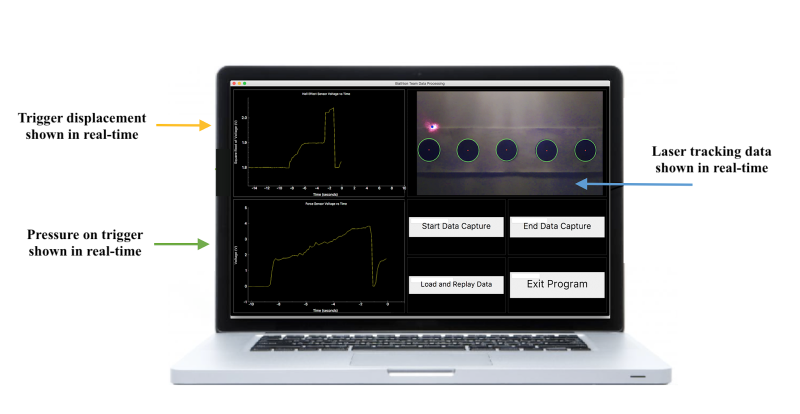
#> input picture assets/gui.png, 1600 x 827 px (shown at 1/2 size); its folder holds only this picture in this run
$ python -i processframe.py   (imports and definitions only)
#> lines starting #> are read from the running program, lines starting #| are printed output that depends on the picture; after the words box and inside, x2 and y2 are one past the last pixel; in counts of white or black regions, pixels touching at a corner belong together
#> further down, picture is the input picture: shape (827, 1600, 3); mean B, G, R 179.2, 178.3, 178.1
import cv2
import math
import numpy as np
# use this value to compute a good radius for the function
# global startRadius
# startRadius = 50

class ProcessFrame:
	def __init__(self):
		# [15 lines of commented-out code are left out]
		pass

	# finds target locations
	# [70 lines left out: functions find_targets, adjustHough, not called in this run]
		# if the distance change is less than 2%, we have the right values and can move on

	# finds laser point location
	def find_laser(self, frame):
		# Takes a cv2.imread image and returns the cartesian coordinate pair of a
		# red laser dot in the image
		# https://github.com/bradmontgomery/python-laser-tracker
		# https://docs.opencv.org/3.4.0/d7/d4d/tutorial_py_thresholding.html
		# https://www.pyimagesearch.com/2015/09/14/ball-tracking-with-opencv/

		# Convert image to HSV and split into three channels
		hsv_img = cv2.cvtColor(frame, cv2.COLOR_BGR2HSV)
#> hsv_img: shape (827, 1600, 3); mean H, S, V 20.3, 7, 179.9
		h, s, v = cv2.split(hsv_img)
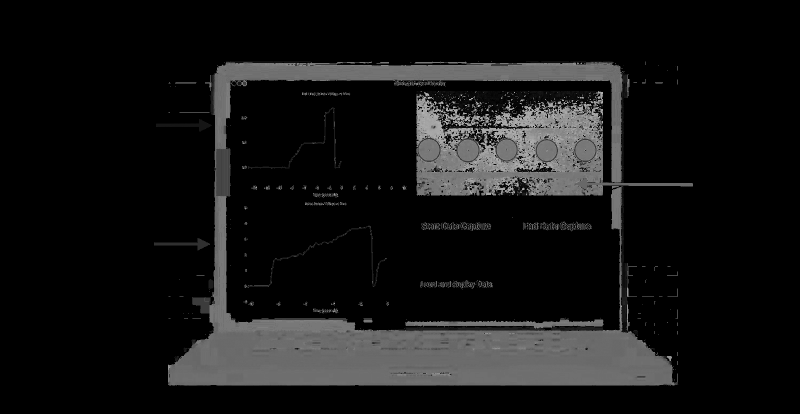
#> h: shape (827, 1600) (shown at 1/2 size); min 0, max 179, mean 20.3
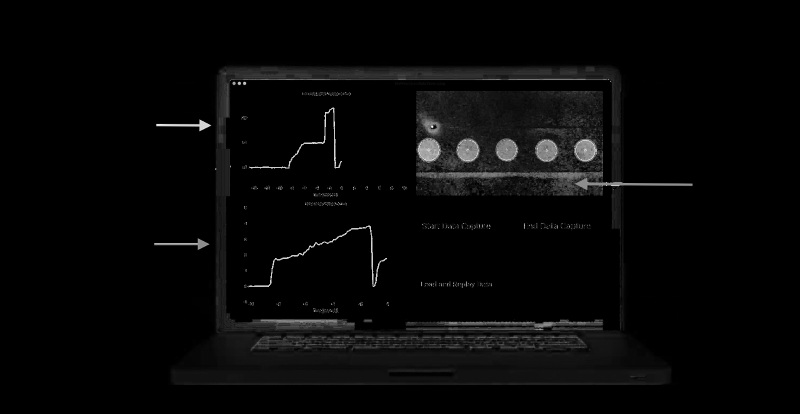
#> s: shape (827, 1600) (shown at 1/2 size); min 0, max 255, mean 7

		# Define HSV threshold values
		hue_min = 0
		hue_max = 300

		sat_min = 0
		sat_max = 255

		val_min = 255
		val_max = 255

		# Threshold the three channels
		# cv2.THRESH_BINARY for regular binary
		# cv2.ADAPTIVE_THRESH_MEAN_C, cv2.ADAPTIVE_THRESH_GAUSSIAN_C different types of adaptive
		ret, binary_h = cv2.threshold(h, hue_min, hue_max, cv2.ADAPTIVE_THRESH_GAUSSIAN_C)
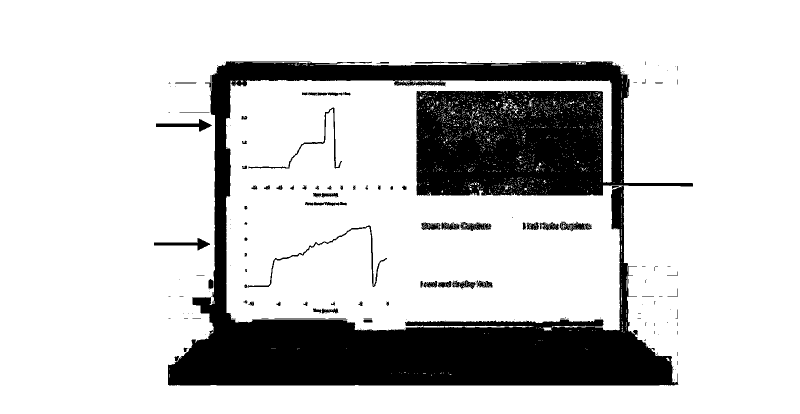
#> binary_h: shape (827, 1600) (shown at 1/2 size); 80.5% white; 209 black regions (136 under 20 px), largest, box (x1, y1, x2, y2) and area: (336, 122, 1386, 771) 245347, (495, 451, 774, 575) 1361, (496, 215, 684, 337) 1049
#> ret = 0
		ret, binary_s = cv2.threshold(s, sat_min, sat_max, cv2.ADAPTIVE_THRESH_GAUSSIAN_C)
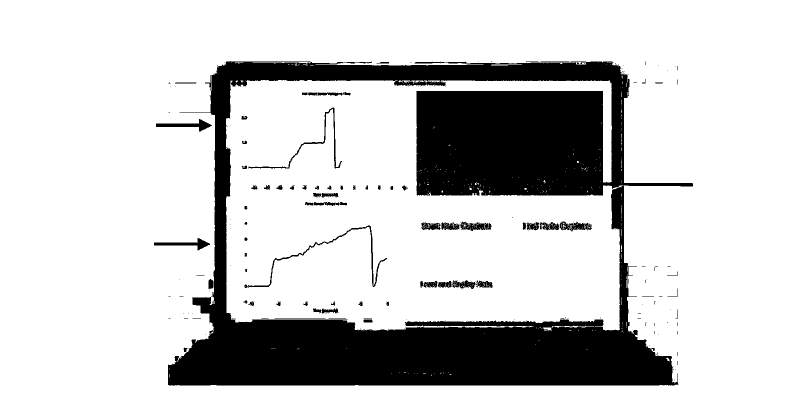
#> binary_s: shape (827, 1600) (shown at 1/2 size); 80.2% white; 187 black regions (120 under 20 px), largest, box (x1, y1, x2, y2) and area: (336, 122, 1386, 771) 250104, (489, 451, 774, 576) 1394, (496, 215, 684, 337) 1049
		ret, binary_v = cv2.threshold(v, val_min, val_max, cv2.ADAPTIVE_THRESH_GAUSSIAN_C)
#> binary_v: shape (827, 1600); every value is 255
#> ret = 255

		# Bitwise and the three channels so only the laser is left
		laser = cv2.bitwise_and(h, s)
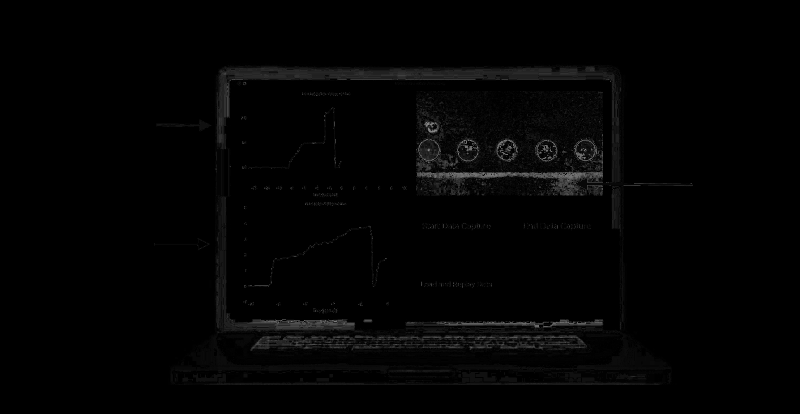
#> laser: shape (827, 1600) (shown at 1/2 size); min 0, max 176, mean 3.2
		laser = cv2.bitwise_and(laser, v)
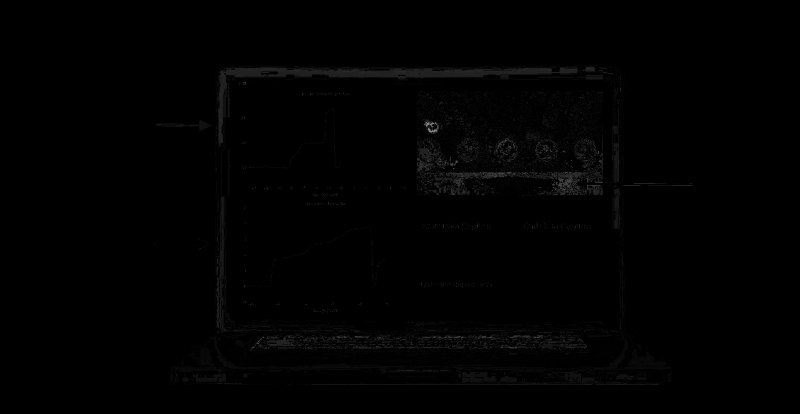
#> laser: shape (827, 1600) (shown at 1/2 size); min 0, max 176, mean 1.4
		ret, laser = cv2.threshold(laser, 127, 245, cv2.THRESH_BINARY) # For some reason 'laser' isn't really binary after the last two lines so do one more cutoff
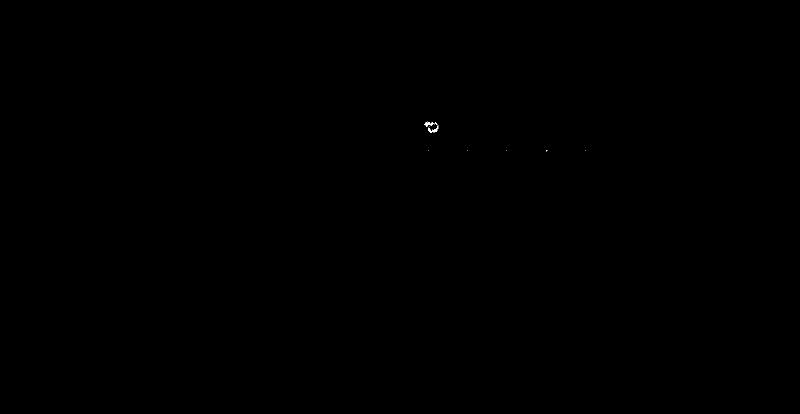
#> laser: shape (827, 1600) (shown at 1/2 size); values 0 (black) and 245 (white), 0.02% white in thin lines or dots, all inside (x1, y1, x2, y2) = (849, 243, 1172, 303)

		# Find the laser's position
		contours = cv2.findContours(laser, cv2.RETR_EXTERNAL, cv2.CHAIN_APPROX_SIMPLE)[-2]
#> contours = 10 contours, 8 with area under 20; largest, box (x1, y1, x2, y2) and area: (856, 251, 877, 265) 62, (849, 243, 860, 254) 40

		if len(contours) > 0:
			c = max(contours, key=cv2.contourArea)
#> c = contour of 53 points, box (x1, y1, x2, y2) (856, 251, 877, 265), area 62
			((x, y), radius) = cv2.minEnclosingCircle(c)
#> x = 866.5; y = 256.2; radius = 10.85
			moments = cv2.moments(c)
#> moments = moments, m00 61.5, centre m10/m00, m01/m00 = (864.4, 260.6)

			if moments["m00"] > 0:
				center = int(moments["m10"] / moments["m00"]), int(moments["m01"] / moments["m00"])
#> center = (864, 260)
				return center

			else:
				center = int(x), int(y)
				return center

		return (-1, -1) # If the laser isn't found

>>> import cv2
>>> picture = cv2.imread('../assets/gui.png')
>>> result = ProcessFrame().find_laser(picture)
#> result = (864, 260)
